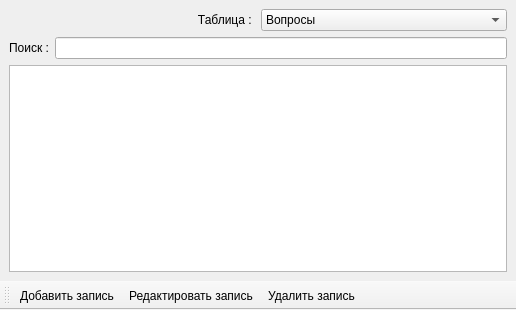
<?xml version="1.0" encoding="UTF-8"?>
<ui version="4.0">
 <class>DataBaseWindow</class>
 <widget class="QMainWindow" name="DataBaseWindow">
  <property name="geometry">
   <rect>
    <x>0</x>
    <y>0</y>
    <width>516</width>
    <height>310</height>
   </rect>
  </property>
  <property name="windowTitle">
   <string>DataBaseForm</string>
  </property>
  <property name="windowIcon">
   <iconset>
    <normaloff>../../pics/Databaseicon.png</normaloff>../../pics/Databaseicon.png</iconset>
  </property>
  <widget class="QWidget" name="centralwidget">
   <layout class="QVBoxLayout" name="verticalLayout">
    <item>
     <layout class="QHBoxLayout" name="horizontalLayout_2">
      <item>
       <widget class="QLabel" name="label">
        <property name="text">
         <string>Таблица : </string>
        </property>
        <property name="alignment">
         <set>Qt::AlignRight|Qt::AlignTrailing|Qt::AlignVCenter</set>
        </property>
       </widget>
      </item>
      <item>
       <widget class="QComboBox" name="comboBox">
        <item>
         <property name="text">
          <string>Вопросы</string>
         </property>
        </item>
        <item>
         <property name="text">
          <string>Ответы</string>
         </property>
        </item>
        <item>
         <property name="text">
          <string>Диалоги</string>
         </property>
        </item>
        <item>
         <property name="text">
          <string>Действия</string>
         </property>
        </item>
       </widget>
      </item>
     </layout>
    </item>
    <item>
     <layout class="QHBoxLayout" name="horizontalLayout">
      <item>
       <widget class="QLabel" name="label_2">
        <property name="text">
         <string>Поиск :</string>
        </property>
        <property name="alignment">
         <set>Qt::AlignRight|Qt::AlignTrailing|Qt::AlignVCenter</set>
        </property>
       </widget>
      </item>
      <item>
       <widget class="QLineEdit" name="lineEdit"/>
      </item>
     </layout>
    </item>
    <item>
     <widget class="QTableView" name="tableView">
      <property name="contextMenuPolicy">
       <enum>Qt::ActionsContextMenu</enum>
      </property>
     </widget>
    </item>
   </layout>
  </widget>
  <widget class="QToolBar" name="toolBar">
   <property name="windowTitle">
    <string>toolBar</string>
   </property>
   <attribute name="toolBarArea">
    <enum>BottomToolBarArea</enum>
   </attribute>
   <attribute name="toolBarBreak">
    <bool>false</bool>
   </attribute>
   <addaction name="addRecord"/>
   <addaction name="editRecord"/>
   <addaction name="delRecord"/>
  </widget>
  <action name="addRecord">
   <property name="icon">
    <iconset>
     <normaloff>../../pics/Add.png</normaloff>../../pics/Add.png</iconset>
   </property>
   <property name="text">
    <string>Добавить запись</string>
   </property>
   <property name="toolTip">
    <string>Добавить запись</string>
   </property>
   <property name="shortcut">
    <string>Ctrl+N</string>
   </property>
  </action>
  <action name="delRecord">
   <property name="icon">
    <iconset>
     <normaloff>../../pics/Del.png</normaloff>../../pics/Del.png</iconset>
   </property>
   <property name="text">
    <string>Удалить запись</string>
   </property>
   <property name="toolTip">
    <string>Удалить запись</string>
   </property>
   <property name="shortcut">
    <string>Del</string>
   </property>
  </action>
  <action name="editRecord">
   <property name="icon">
    <iconset>
     <normaloff>../../pics/Edit.png</normaloff>../../pics/Edit.png</iconset>
   </property>
   <property name="text">
    <string>Редактировать запись</string>
   </property>
   <property name="toolTip">
    <string>Редактировать запись</string>
   </property>
  </action>
 </widget>
 <resources/>
 <connections/>
</ui>
